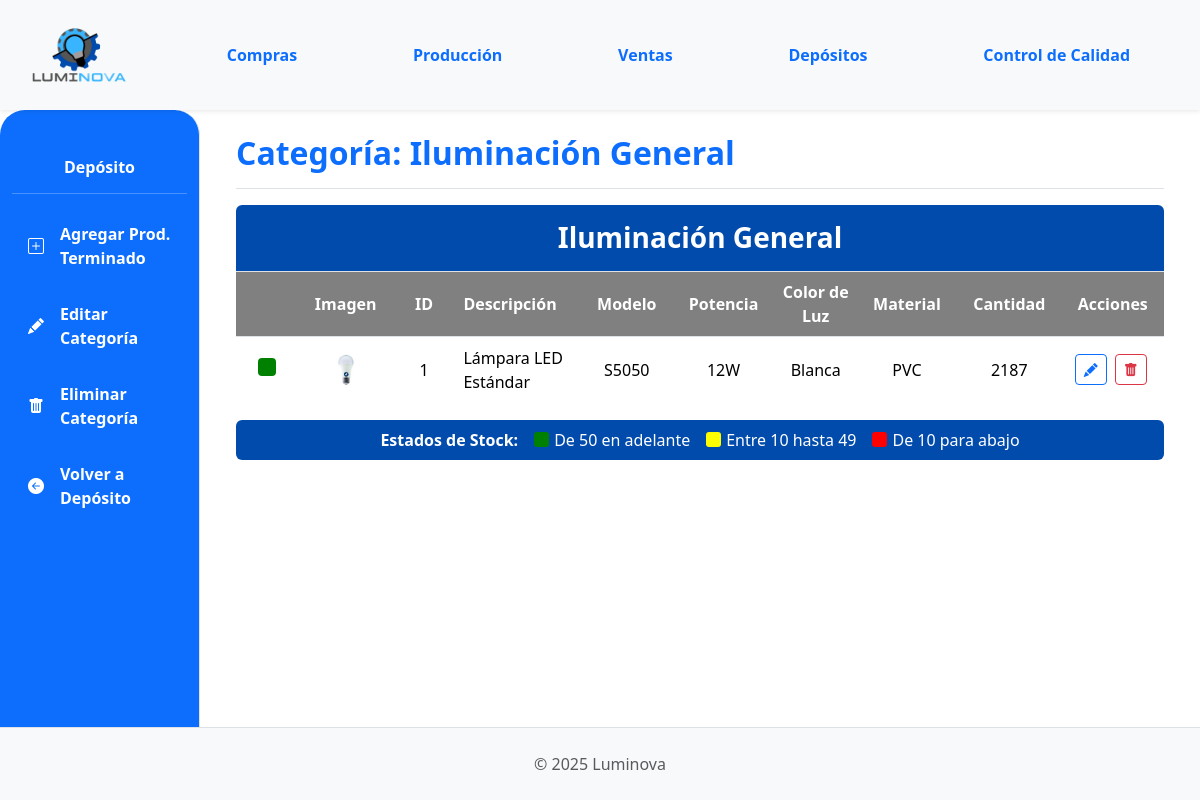
Before: /deposito/deposito/categorias-producto-terminado/1/ with the older database file.
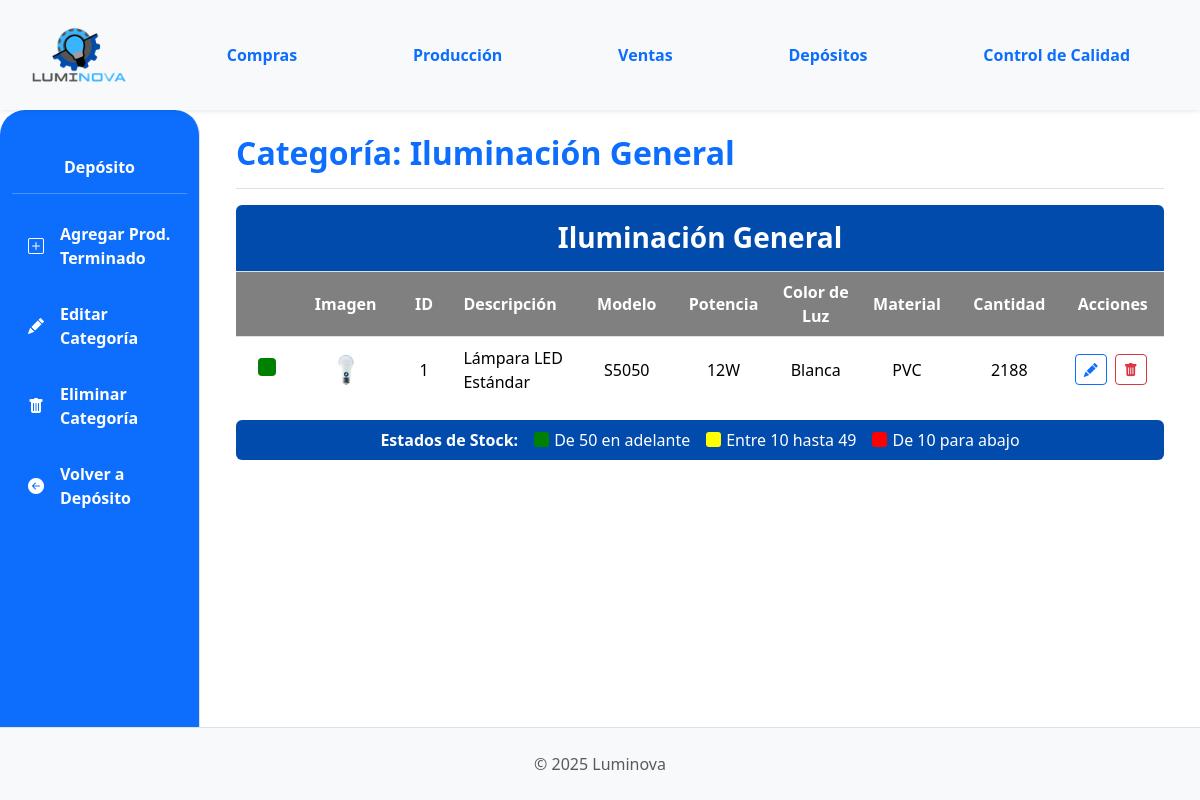
After: the same page with the newer database file.
### App_LUMINOVA/models.py (models this page shows, shortened)
class ProductoTerminado(models.Model):
    descripcion = models.CharField(max_length=255)  # Aumentado max_length
    categoria = models.ForeignKey(
        CategoriaProductoTerminado,
        on_delete=models.PROTECT,
        related_name="productos_terminados",
    )
    precio_unitario = models.DecimalField(max_digits=10, decimal_places=2, default=0.00)
    stock = models.IntegerField(default=0)
    modelo = models.CharField(max_length=50, blank=True, null=True)
    potencia = models.IntegerField(blank=True, null=True)
    acabado = models.CharField(max_length=50, blank=True, null=True)
    color_luz = models.CharField(max_length=50, blank=True, null=True)
    material = models.CharField(max_length=50, blank=True, null=True)
    imagen = models.ImageField(null=True, blank=True, upload_to="productos_terminados/")
    deposito = models.ForeignKey(
        "Deposito",
        on_delete=models.PROTECT,
        related_name="productos_terminados",
        null=True,
        blank=True,
        help_text="Depósito al que pertenece este producto terminado",
    )

### App_LUMINOVA/views_categorias.py (the view)
class Categoria_PTDetailView(DetailView):
    model = CategoriaProductoTerminado
    template_name = "deposito/categoria_producto_terminado_detail.html"
    context_object_name = "categoria_PT"
    def get_context_data(self, **kwargs):
        context = super().get_context_data(**kwargs)
        context["productos_de_categoria"] = ProductoTerminado.objects.filter(
            categoria=self.object
        )
        return context

### App_LUMINOVA/context_processors.py (called while the page is built, shortened)
def notificaciones_context(request):
    if not request.user.is_authenticated:
        return {}

def puede_ver_deposito_sidebar(request):
    user = getattr(request, 'user', None)
    if not user or not user.is_authenticated:
        return {'puede_ver_deposito_sidebar': False}

### App_LUMINOVA/templates/deposito/categoria_producto_terminado_detail.html (shortened to what the changed rows need)
{% extends 'padre.html' %}
{% load static %}
{% block content %}
<div class="container-fluid">
  <div class="row" style="align-items: flex-start;">
    <div class="col-lg-12 col-md-7 col-12">
        <div class="d-flex justify-content-between flex-wrap flex-md-nowrap align-items-center pb-2 mb-3 border-bottom">
            <h1 class="h2 fw-bold text-primary">Categoría: {{ categoria_PT.nombre }}</h1>
        </div>
        {% if productos_de_categoria %}
            <div class="table-responsive rounded">
                <table class="table mb-0">
                    <thead>
                        <tr>
                            <th colspan="10" class="text-center py-3 color-title-depo">
                                <div class="d-flex justify-content-center align-items-center">
                                    <h3 class="mb-0 fw-bold">{{ categoria_PT.nombre }}</h3>
                                </div>
                            </th>
                        </tr>
                        <tr>
                            <th scope="col" class="text-center color-thead-depo"></th>
                            <th scope="col" class="text-center color-thead-depo">Imagen</th>
                            <th scope="col" class="text-center color-thead-depo">ID</th>
                            <th scope="col" class="color-thead-depo">Descripción</th>
                            <th scope="col" class="text-center color-thead-depo">Modelo</th>
                            <th scope="col" class="text-center color-thead-depo">Potencia</th>
                            <th scope="col" class="text-center color-thead-depo">Color de Luz</th>
                            <th scope="col" class="text-center color-thead-depo">Material</th>
                            <th scope="col" class="text-center color-thead-depo">Cantidad</th>
                            <th scope="col" class="text-center color-thead-depo">Acciones</th>
                        </tr>
                    </thead>
                    <tbody>
                        {% for producto in productos_de_categoria %}
                        <tr style="border-bottom: 1px solid rgba(255,255,255,0.2);">
                            <td class="text-center align-middle">
                                {% if producto.stock < 10 %}
                                    <div style="width: 18px; height: 18px; background-color:red; border-radius: 4px; display: inline-block; border: 1px solid #555;" title="Stock: {{ producto.stock }} (Bajo)"></div>
                                {% elif producto.stock < 50 %}
                                    <div style="width: 18px; height: 18px; background-color:yellow; border-radius: 4px; display: inline-block;" title="Stock: {{ producto.stock }} (Medio)"></div>
                                {% else %}
                                    <div style="width: 18px; height: 18px; background-color:green; border-radius: 4px; display: inline-block;" title="Stock: {{ producto.stock }} (Alto)"></div>
                                {% endif %}
                            </td>
                            <td class="text-center align-middle">
                                {% if producto.imagen %}
                                    <img src="{{ producto.imagen.url }}" alt="{{ producto.descripcion }}" style="width: 50px; height: 50px; object-fit: cover; border-radius: 4px;">
                                {% else %}
                                    <img src="{% static 'img/placeholder_producto.png' %}" alt="No image" style="width: 50px; height: 50px; object-fit: cover; border-radius: 4px;">
                                {% endif %}
                            </td>
                            <td class="text-center align-middle">{{ producto.id }}</td>
                            <td class="align-middle">
                                {% if producto.descripcion %}
                                    <span title="{{ producto.descripcion }}">{{ producto.descripcion|truncatewords:10 }}</span>
                                {% else %}
                                    <span title="Sin descripción">N/A</span>
                                {% endif %}
                            </td>
                            <td class="text-center align-middle">{{ producto.modelo|default:"N/A" }}</td>
                            <td class="text-center align-middle">{{ producto.potencia }}W</td>
                            <td class="text-center align-middle">{{ producto.color_luz }}</td>
                            <td class="text-center align-middle">{{ producto.material }}</td>
                            <td class="text-center align-middle">{{ producto.stock }}</td>
                            <td class="text-center align-middle">
                                <a href="{% url 'App_LUMINOVA:producto_terminado_edit' producto.pk %}" class="btn btn-sm btn-outline-primary me-1" title="Editar Producto"><i class="bi bi-pencil-fill"></i></a>
                                <a href="{% url 'App_LUMINOVA:producto_terminado_delete' producto.pk %}" class="btn btn-sm btn-outline-danger me-1" title="Eliminar Producto"><i class="bi bi-trash-fill"></i></a>
                            </td>
                        </tr>
                        {% endfor %}
                    </tbody>
                </table>
            </div>
        {% else %}
            <div class="alert alert-info" role="alert">
                No hay productos terminados registrados en la categoría "{{categoria_PT.nombre}}". Puedes <a href="{% url 'App_LUMINOVA:producto_terminado_create' %}?categoria={{ categoria_PT.id }}" class="alert-link">agregar uno nuevo</a>.
            </div>
        {% endif %}
    </div>
</div>
{% endblock %}

Changed rows visible on the page:
changed ProductoTerminado "Lámpara LED Estándar": stock "2187" → "2188"
